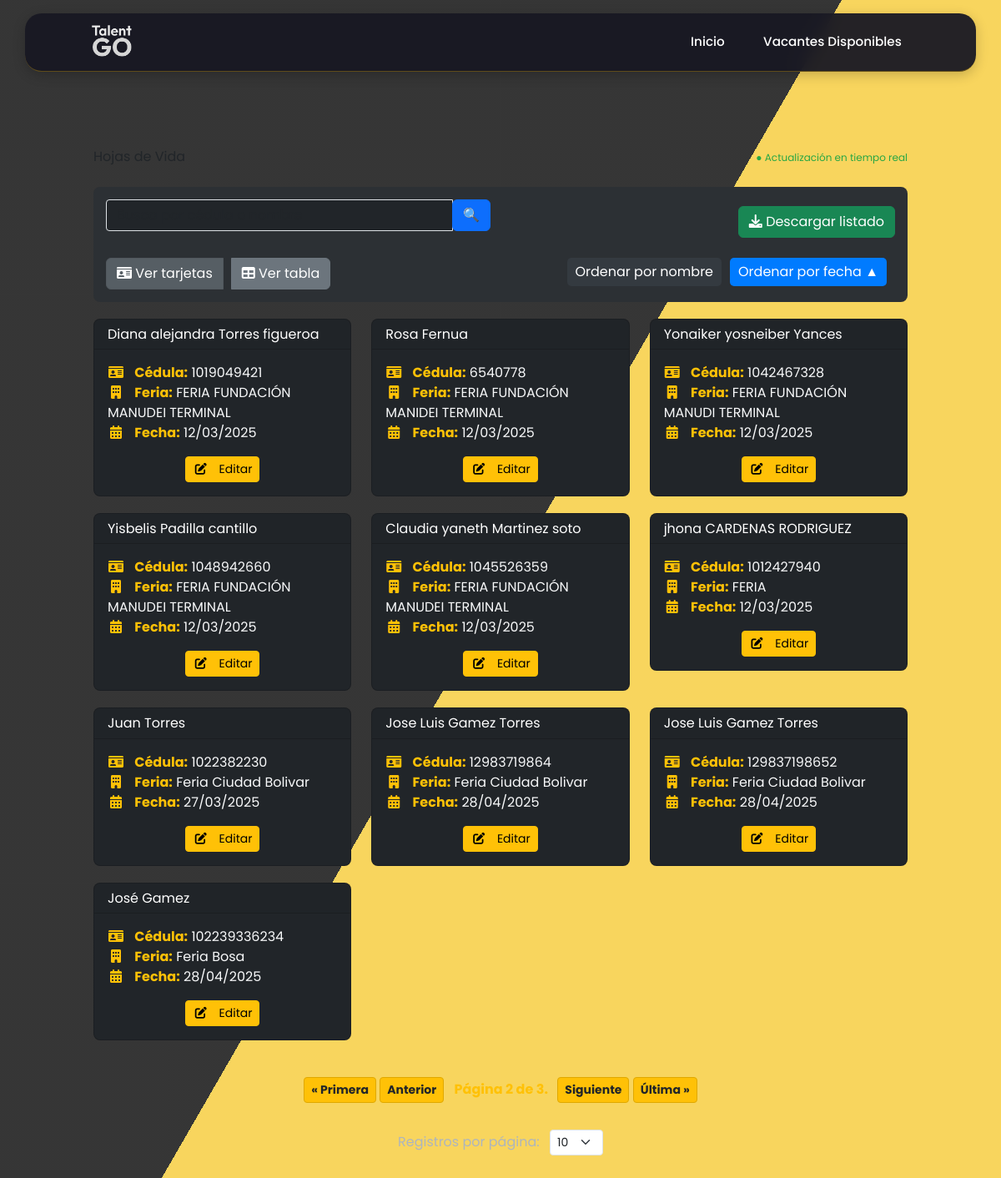
The app's page /registros/?page=2 with its own data.
### vacantes/models.py (models this page shows, shortened)
class RegistroCandidato(models.Model):
    SEX_CHOICES = [
        ('Mujer', 'Mujer'),
        ('Hombre', 'Hombre'),
        ('Intersexual', 'Intersexual'),
    ]
    DOCUMENT_TYPE_CHOICES = [
        ('CEDULA DE CIUDADANIA', 'CEDULA DE CIUDADANIA'),
        ('PERMISO ESPECIAL DE PERMANENCIA', 'PERMISO ESPECIAL DE PERMANENCIA'),
        ('TARJETA DE IDENTIDAD', 'TARJETA DE IDENTIDAD'),
        ('DOCUMENTO NACIONAL DE IDENTIFICACION', 'DOCUMENTO NACIONAL DE IDENTIFICACION'),
        ('PASAPORTE', 'PASAPORTE'),
        ('CEDULA DE EXTRANJERIA', 'CEDULA DE EXTRANJERIA'),
    ]
    EDUCATION_LEVEL_CHOICES = [
        ('BASICA PRIMARIA', 'BASICA PRIMARIA'),
        ('BASICA SECUNDARIA', 'BASICA SECUNDARIA'),
        ('BACHILLER ACADEMICO', 'BACHILLER ACADEMICO'),
        ('ESTUDIANTE BACHILLER ACADEMICO', 'ESTUDIANTE BACHILLER ACADEMICO'),
        ('TECNICO LABORAL/PROFESIONAL', 'TECNICO LABORAL/PROFESIONAL'),
        ('ESTUDIANTE TECNICO LABORAL/PROFESIONAL', 'ESTUDIANTE TECNICO LABORAL/PROFESIONAL'),
        ('TECNOLOGO', 'TECNOLOGO'),
        ('ESTUDIANTE TECNOLOGO', 'ESTUDIANTE TECNOLOGO'),
        ('PROFESIONAL', 'PROFESIONAL'),
        ('ESTUDIANTE PROFESIONAL', 'ESTUDIANTE PROFESIONAL'),
        ('POSGRADO', 'POSGRADO'),
    ]
    SCHEDULE_CHOICES = [
        ('TIEMPO COMPLETO', 'TIEMPO COMPLETO'),
        ('MEDIO TIEMPO', 'MEDIO TIEMPO'),
        ('FINES DE SEMANA', 'FINES DE SEMANA'),
    ]
    DISABILITY_CHOICES = [
        ('SI', 'Sí'),
        ('NO', 'No'),
    ]
    SISE_CHOICES = [
        ('SI', 'Sí'),
        ('NO', 'No'),
    ]
    RECRUITER_CHOICES = [
        ('Diego Alejandro Parra Pinto', 'Diego Alejandro Parra Pinto'),
        ('Jony Edilberto Chisaba Rojas', 'Jony Edilberto Chisaba Rojas'),
        ('Jose Luis Gamez Torres', 'Jose Luis Gamez Torres'),
        ('Jully Andrea Galindo Fonseca', 'Jully Andrea Galindo Fonseca'),
        ('Maria Alejandra Moreno Pedraza', 'Maria Alejandra Moreno Pedraza'),
        ('Sergio Daniel García Donado', 'Sergio Daniel García Donado'),
        ('Steven Alejandro Arevalo Benitez', 'Steven Alejandro Arevalo Benitez'),
        ('Victor De Jesus Fagua Cogollo', 'Victor De Jesus Fagua Cogollo'),
        ('Yennifer Alexandra Ruiz', 'Yennifer Alexandra Ruiz'),
        ('Yesica Natalia Lemos Lemos', 'Yesica Natalia Lemos Lemos'),
    ]
    SALARY_CHOICES = [
        ('Menos de 1 SMMLV', 'Menos de 1 SMMLV'),
        ('1 a 2 SMMLV', '1 a 2 SMMLV'),
        ('2 a 4 SMMLV', '2 a 4 SMMLV'),
        ('4 a 6 SMMLV', '4 a 6 SMMLV'),
        ('6 a 9 SMMLV', '6 a 9 SMMLV'),
        ('9 a 12 SMMLV', '9 a 12 SMMLV'),
        ('12 a 15 SMMLV', '12 a 15 SMMLV'),
        ('15 a 19 SMMLV', '15 a 19 SMMLV'),
        ('20 SMMLV en adelante', '20 SMMLV en adelante'),
    ]
    TIPO_FERIA_CHOICES = [
        ('FERIA PROPIA', 'FERIA PROPIA'),
        ('FERIA INVITADO', 'FERIA INVITADO'),
        ('FERIA MOVIL', 'FERIA MOVIL'),
    ]
    feria = models.CharField(max_length=100, blank=True, null=True)
    fecha_feria = models.DateField(default=date(2025, 1, 1), blank=True, null=True)
    tipo_feria = models.CharField(max_length=20, choices=TIPO_FERIA_CHOICES, blank=True, null=True)
    codigo_sise = models.CharField(max_length=50, blank=True, null=True)
    empresa_sise = models.CharField(max_length=100, blank=True, null=True)
    cargo_sise = models.CharField(max_length=100, blank=True, null=True)
    interes_practica = models.BooleanField(default=False, blank=True, null=True)
    sexo = models.CharField(max_length=16, choices=SEX_CHOICES)
    tipo_documento = models.CharField(max_length=50, choices=DOCUMENT_TYPE_CHOICES)
    numero_documento = models.CharField(max_length=20, unique=True)
    nombres = models.CharField(max_length=100)
    apellidos = models.CharField(max_length=100)
    numero_celular = models.CharField(max_length=15)
    correo_electronico = models.EmailField()
    fecha_nacimiento = models.DateField()
    formacion_academica = models.CharField(max_length=40, choices=EDUCATION_LEVEL_CHOICES)
    programa_academico = models.CharField(max_length=100)
    experiencia_laboral = models.TextField(blank=True, null=True)
    interes_ocupacional = models.TextField(blank=True, null=True)
    departamento = models.ForeignKey(Departamento, on_delete=models.SET_NULL, null=True, blank=True)
    ciudad = models.ForeignKey(Ciudad, on_delete=models.SET_NULL, null=True, blank=True)
    candidato_discapacidad = models.CharField(max_length=2, choices=DISABILITY_CHOICES)
    tipo_discapacidad = models.CharField(max_length=100, blank=True, null=True)
    horario_interesado = models.CharField(max_length=20, choices=SCHEDULE_CHOICES)
    semestre_grado = models.CharField(max_length=100, blank=True, null=True)
    aspiracion_salarial = models.CharField(
        max_length=50,
        choices=SALARY_CHOICES,
        help_text="Seleccione una opción de aspiración salarial.",
        blank=True
    )
    registrado_en_sise = models.CharField(max_length=2, choices=SISE_CHOICES, blank=True, null=True)
    tecnico_seleccion = models.CharField(max_length=40, choices=RECRUITER_CHOICES, blank=True, null=True)
    vacantes_disponibles = models.ManyToManyField("Vacante", related_name="candidatos", blank=True)
    class Meta:
        verbose_name = "Registro de Candidato"
        verbose_name_plural = "Registros de Candidatos"

### vacantes/views.py (the view)
# urls.py: path('registros/', views.lista_registros, name='lista_registros'),
def lista_registros(request):
    query = request.GET.get('q', '')
    order_by = request.GET.get('order_by', 'fecha_feria')
    order_dir = request.GET.get('order_dir', 'asc')
    registros = RegistroCandidato.objects.all()
    valid_order_fields = {
        'nombres': 'nombres_lower',
        'apellidos': 'apellidos_lower',
        'numero_documento': 'documento_lower',
        'feria': 'feria',
        'fecha_feria': 'fecha_feria'
    }
    if order_by in ['nombres', 'apellidos', 'numero_documento'] or query:
        registros = registros.annotate(
            nombres_lower=Lower('nombres'),
            apellidos_lower=Lower('apellidos'),
            documento_lower=Lower('numero_documento')
        )
    if query:
        registros = registros.filter(
            Q(nombres_lower__icontains=query) |
            Q(apellidos_lower__icontains=query) |
            Q(documento_lower__icontains=query)
        )
    sort_field = valid_order_fields.get(order_by, 'fecha_feria')
    if order_dir == 'desc':
        registros = registros.order_by(f'-{sort_field}')
    else:
        registros = registros.order_by(sort_field)
    try:
        items_por_pagina = int(request.GET.get('por_pagina', 10))
    except ValueError:
        items_por_pagina = 10 # Default si el valor no es un número válido (igual que en lista_vacantes)
    paginator = Paginator(registros, items_por_pagina)
    page_number = request.GET.get('page')
    try:
        page_obj = paginator.page(page_number)
    except PageNotAnInteger:
        page_obj = paginator.page(1)
    except EmptyPage:
        page_obj = paginator.page(paginator.num_pages)
    context = {
        'page_obj': page_obj, # <--- Pasar el objeto de página en lugar de la lista completa
        'items_por_pagina': items_por_pagina, # Para el selector <select>
        'query': query,
        'order_by': order_by,
        'order_dir': order_dir
    }
    return render(request, 'lista_registros.html', context)

### vacantes/templates/lista_registros.html (shortened to what this page needs)
{% extends 'base.html' %}
{% block contenido %}
<div class="container mt-5">
    <div class="d-flex justify-content-between align-items-center mb-4">
        <h2 class="mb-0">Hojas de Vida</h2>
        <div>
            <span id="realtime-indicator">● Actualización en tiempo real</span>
        </div>
    </div>
    <div class="filters-container">
        <div class="row">
            <div class="col-md-6">
                <form method="get" id="search-form" class="mb-3">
                    <div class="input-group">
                        <input type="text" name="q" value="{{ query }}" class="form-control bg-dark text-white" placeholder="Busca por cédula o nombre">
                        <div class="input-group-append">
                            <button class="btn btn-primary" type="submit">🔍</button>
                        </div>
                    </div>
                </form>
            </div>
             <div class="col-md-6 d-flex justify-content-end align-items-center">
                <a href="{% url 'exportar_candidatos' %}" class="btn btn-success">
                    <i class="fas fa-download"></i> Descargar listado
                </a>
            </div>
        </div>
        <div class="row mt-3">
            <div class="col-md-6">
                <div class="btn-group" role="group">
                    <button id="view-cards" class="btn btn-secondary view-toggle-btn active">
                        <i class="fas fa-id-card"></i> Ver tarjetas
                    </button>
                    <button id="view-table" class="btn btn-secondary view-toggle-btn">
                        <i class="fas fa-table"></i> Ver tabla
                    </button>
                </div>
            </div>
            <div class="col-md-6">
                <div class="d-flex justify-content-end">
                    <div class="sort-option {% if order_by == 'nombres' %}active{% endif %}" data-order="nombres">
                        Ordenar por nombre
                    </div>
                    <div class="sort-option {% if order_by == 'fecha_feria' %}active{% endif %}" data-order="fecha_feria">
                        Ordenar por fecha
                        {% if order_by == 'fecha_feria' %}
                            {% if order_dir == 'asc' %}▲{% else %}▼{% endif %}
                        {% endif %}
                    </div>
                </div>
            </div>
        </div>
    </div>
    <div id="cards-view">
        <div class="row" id="candidates-container">
            {% for registro in page_obj %}
                <div class="col-md-4 candidate-item" data-id="{{ registro.pk }}" data-feria="{{ registro.feria }}">
                    <div class="card bg-dark candidate-card {% if not registro.feria %}pending-update{% endif %}">
                        <div class="card-header">
                            <h5 class="card-title mb-0 text-white">{{ registro.nombres }} {{ registro.apellidos }}</h5>
                        </div>
                        <div class="card-body text-light">
                            <p class="card-text"><i class="fas fa-id-card text-warning"></i> <strong class="text-warning">Cédula:</strong> {{ registro.numero_documento }}</p>
                            <p class="card-text"><i class="fas fa-building text-warning"></i> <strong class="text-warning">Feria:</strong>
                                {% if registro.feria %}
                                    {{ registro.feria }}
                                {% else %}
                                    <span class="badge bg-warning text-dark">Pendiente</span>
                                {% endif %}
                            </p>
                            <p class="card-text"><i class="fas fa-calendar-alt text-warning"></i> <strong class="text-warning">Fecha:</strong> {{ registro.fecha_feria|date:"d/m/Y" }}</p>
                            <div class="text-center mt-3">
                                <a href="{% url 'editar_registro' registro.pk %}" class="btn btn-warning btn-sm">
                                    <i class="fas fa-edit"></i> Editar
                                </a>
                            </div>
                        </div>
                    </div>
                </div>
            {% empty %}
                <div class="col-12 text-center">
                    <div class="alert alert-warning" role="alert">
                        No se encontraron registros.
                    </div>
                </div>
            {% endfor %}
        </div>
    </div>
    <div class="pagination justify-content-center mt-4">
        <span class="step-links">
            {% if page_obj.has_previous %}
                <a href="?page=1{% for key, value in request.GET.items %}{% if key != 'page' %}&{{ key }}={{ value }}{% endif %}{% endfor %}" class="btn btn-outline-secondary btn-sm">&laquo; Primera</a>
                <a href="?page={{ page_obj.previous_page_number }}{% for key, value in request.GET.items %}{% if key != 'page' %}&{{ key }}={{ value }}{% endif %}{% endfor %}" class="btn btn-outline-secondary btn-sm">Anterior</a>
            {% endif %}
            <span class="current mx-2">
                Página {{ page_obj.number }} de {{ page_obj.paginator.num_pages }}.
            </span>
            {% if page_obj.has_next %}
                <a href="?page={{ page_obj.next_page_number }}{% for key, value in request.GET.items %}{% if key != 'page' %}&{{ key }}={{ value }}{% endif %}{% endfor %}" class="btn btn-outline-secondary btn-sm">Siguiente</a>
                <a href="?page={{ page_obj.paginator.num_pages }}{% for key, value in request.GET.items %}{% if key != 'page' %}&{{ key }}={{ value }}{% endif %}{% endfor %}" class="btn btn-outline-secondary btn-sm">Última &raquo;</a>
            {% endif %}
        </span>
    </div>
    <div class="text-center" id="items-por-pagina-selector">
        <form method="get" action="" class="d-inline-block">
            <label for="por_pagina">Registros por página:</label>
            <select name="por_pagina" id="por_pagina" onchange="this.form.submit()" class="form-select form-select-sm d-inline-block" style="width: auto;">
                <option value="10" {% if items_por_pagina == 10 %}selected{% endif %}>10</option>
            </select>
        </form>
    </div>
</div>
{% endblock %}

### vacantes/static/css/styles.css (style rules this page uses)
.input-group input { border-radius: 0.25rem 0 0 0.25rem; }
body { font-family: Arial, sans-serif; background-color: #f8f9fa; }
button { background-color: #f8d047; border: none; padding: 10px; color: white; font-size: 16px; cursor: pointer; border-radius: 4px; }

### vacantes/templates/base.html (style rules this page uses)
:root { --nav-bg: #1a1a1a; --nav-accent: #f8d047; --nav-text: #ffffff; }
body { font-family: 'Poppins', sans-serif; overflow-x: hidden; }
:root { --navbar-height: 70px; --navbar-scrolled-height: 50px; --navbar-color: rgba(25, 25, 35, 0.95); --navbar-scrolled-color: rgba(15, 15, 25, 0.9); --accent-color: #FFC107; --text-color: #ffffff; --dark-color: #121212; --transition-speed: 0.3s; }

### vacantes/templates/lista_registros.html (style rules this page uses)
.pagination { margin-bottom: 2rem; margin-top: 2rem; }
.pagination .btn-outline-secondary { background-color: #ffc107 !important; color: #212529 !important; border-color: #e0a800 !important; font-weight: bold; }
.pagination .current { color: #ffc107; font-weight: bold; vertical-align: middle; padding-top: .375rem; padding-bottom: .375rem; }
#items-por-pagina-selector { margin-top: 0.5rem; margin-bottom: 2rem; }
#items-por-pagina-selector label { color: #adb5bd; margin-right: 0.5rem; }
.sort-option { cursor: pointer; margin-right: 10px; padding: 5px 10px; border-radius: 5px; background-color: #343a40; color: #fff; display: inline-block; }
.sort-option.active { background-color: #007bff; }
.candidate-card { border-radius: 8px; margin-bottom: 20px; transition: transform 0.3s ease; position: relative; }
.view-toggle-btn { margin-right: 10px; }
.card-header { display: flex; justify-content: space-between; align-items: center; color: white; }
.card-body i { margin-right: 8px; width: 20px; text-align: center; }
.filters-container { background-color: #2c3034; padding: 15px; border-radius: 8px; margin-bottom: 20px; }
#realtime-indicator { color: #28a745; font-size: 12px; margin-left: 10px; animation: blink 1.5s infinite; }

### records on screen
RegistroCandidato: nombres "Diana alejandra", apellidos "Torres figueroa", numero_documento "1019049421", feria "FERIA FUNDACIÓN MANUDEI TERMINAL", fecha_feria "12/03/2025"
RegistroCandidato: nombres "Rosa", apellidos "Fernua", numero_documento "6540778", feria "FERIA FUNDACIÓN MANIDEI TERMINAL", fecha_feria "12/03/2025"
RegistroCandidato: nombres "Yonaiker yosneiber", apellidos "Yances", numero_documento "1042467328", feria "FERIA FUNDACIÓN MANUDI TERMINAL", fecha_feria "12/03/2025"
RegistroCandidato: nombres "Yisbelis", apellidos "Padilla cantillo", numero_documento "1048942660", feria "FERIA FUNDACIÓN MANUDEI TERMINAL", fecha_feria "12/03/2025"
RegistroCandidato: nombres "Claudia yaneth", apellidos "Martinez soto", numero_documento "1045526359", feria "FERIA FUNDACIÓN MANUDEI TERMINAL", fecha_feria "12/03/2025"
RegistroCandidato: nombres "jhona", apellidos "CARDENAS RODRIGUEZ", numero_documento "1012427940", feria "FERIA", fecha_feria "12/03/2025"
RegistroCandidato: nombres "Juan", apellidos "Torres", numero_documento "1022382230", feria "Feria Ciudad Bolivar", fecha_feria "27/03/2025"
RegistroCandidato: nombres "Jose Luis", apellidos "Gamez Torres", numero_documento "12983719864", feria "Feria Ciudad Bolivar", fecha_feria "28/04/2025"
RegistroCandidato: nombres "Jose Luis", apellidos "Gamez Torres", numero_documento "129837198652", feria "Feria Ciudad Bolivar", fecha_feria "28/04/2025"
RegistroCandidato: nombres "José", apellidos "Gamez", numero_documento "102239336234", feria "Feria Bosa", fecha_feria "28/04/2025"

### other values on screen
{{ page_obj.number }} "2"
{{ page_obj.paginator.num_pages }} "3"
